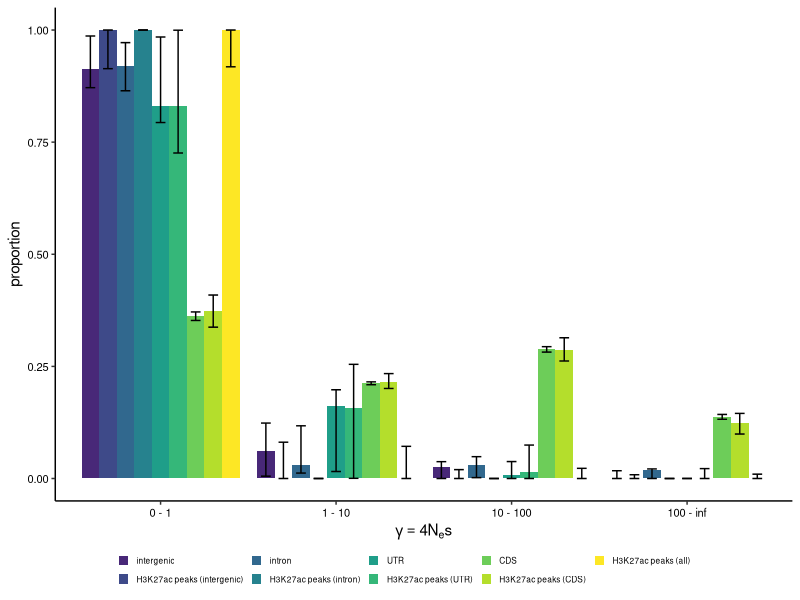

The R source for this figure:
library(ggplot2)
library(dplyr)
library(viridis)

setwd('/Users/henryjuho/sal_enhancers/dfe')

dfe <- read.csv('binned_dfe_allregions.csv')
str(dfe)
dfe$region <- factor(dfe$region, levels=c('intergenic', 'intergenic-enhancers', 'intron', 'intron-enhancers', 'utr', 'utr-enhancers', 'cds', 'cds-enhancers', 'all-enhancers'))
levels(dfe$region) <- c('intergenic', 'H3K27ac peaks (intergenic)', 'intron', 'H3K27ac peaks (intron)', 'UTR', 'H3K27ac peaks (UTR)', 'CDS', 'H3K27ac peaks (CDS)', 'H3K27ac peaks (all)')

levels(dfe$bin) <- c("0 - 1", "1 - 10", "10 - 100", "> 100")
str(dfe)

raw <- subset(dfe, rep==0)
bs <- subset(dfe, rep!=0)

cis <- summarise(group_by(bs, region, bin),
                 lwr=quantile(proportion, 0.025), upr=quantile(proportion, 0.975))

plot_data <- full_join(raw, cis)

dfe_plot <- ggplot(plot_data, aes(x=bin, y=proportion, fill=region)) +
  geom_bar(stat='identity', position = position_dodge(width=0.9)) +
  scale_fill_manual(values=viridis(10)[2:10]) +
  geom_errorbar(aes(ymin=lwr, ymax=upr), position = position_dodge(width=0.9), width=0.5) +
  theme_classic() +
  theme(legend.title=element_blank(),
        legend.position = "bottom", legend.key.size = unit(.28, "cm"),
        legend.margin = margin(t = -1, r = 0, b = 2, l = -10, unit = "mm"),
        legend.text = element_text(colour = "black",size=6),
        axis.text.y = element_text(colour = "black",size=8),
        axis.text.x = element_text(colour = "black",size=8),
        strip.background = element_blank())+
  xlab(expression(gamma == 4 * N[e] * s)) +
  guides(fill = guide_legend(nrow = 2))

png('all_regions_dfe.png', width=6, height=3, units='in', res=320)

dfe_plot

dev.off()
